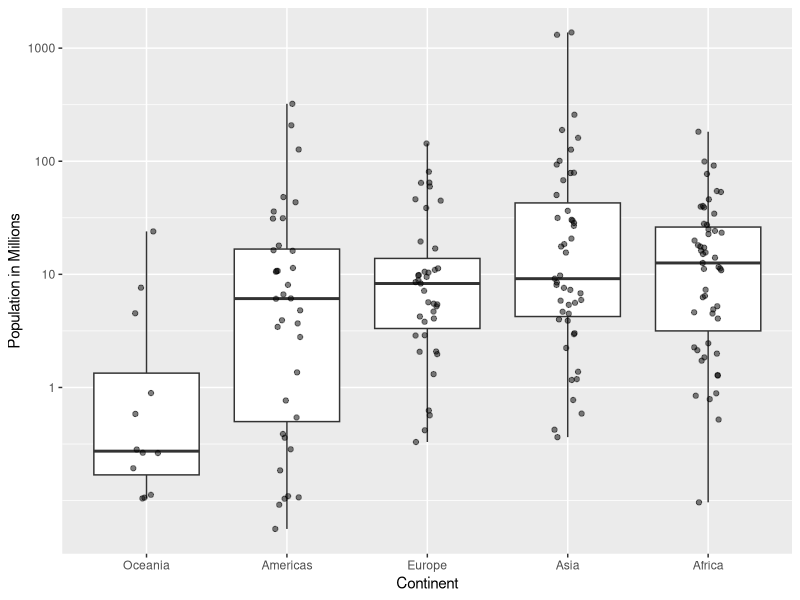

Recreate this plot in R.
rm(list = ls())
library(dslabs)
library(tidyverse) 
data(gapminder)

#-------------------------plotting population--------------------------
gapminder %>%
  filter(year==2015) %>%
  mutate(population=population/10^6) %>%
  mutate(continent = reorder(x=continent, X=population, FUN = median)) %>% #reorders them so that they do not appear in alphabetical order but the population median
  ggplot(aes(x=continent,y=population)) +
  geom_boxplot(coef=3)+
  geom_jitter(alpha=0.5, width = 0.1)+
  scale_y_continuous(trans = "log2",breaks =c(1,10,100,1000))+ #we assign the breaks
  xlab("Continent")+
  ylab("Population in Millions")
